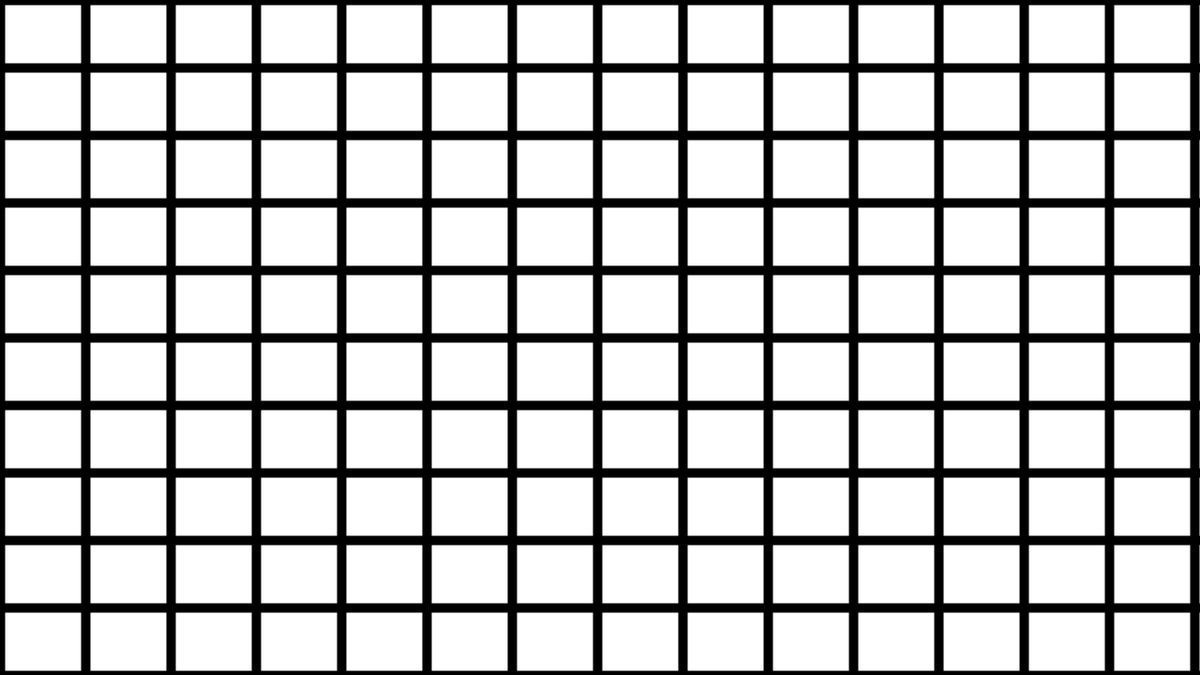
Frame 1 (no input)
Frame 2 (the mouse pressed at the canvas centre, redrawn once): identical to frame 1, image omitted

The Processing sketch that drew this single still picture (run headless with seeded random() and noise(); the mouse was pressed at the canvas centre and the sketch redrawn once):

// Processing sketch: TheWrongWayToDrawAGrid
// ── TheWrongWayToDrawAGrid.pde
int colCount = 14;
int rowCount = 10;
void setup() {
  size(1280, 720);
  smooth();
  noLoop();
}



void draw() {
  background(255);
  strokeWeight(10);
  stroke(0);

  //drawColumns
  int incX = width / colCount;
  for (int i = 0; i <= colCount; i++) {
    int x = i * incX;
    line(x, 0, x, height);
  }

  //drawRows
  int incY = height / rowCount;
  for (int i = 0; i <= rowCount; i++) {
    int y = i * incY;
    line(0, y, width, y);
  }
}
